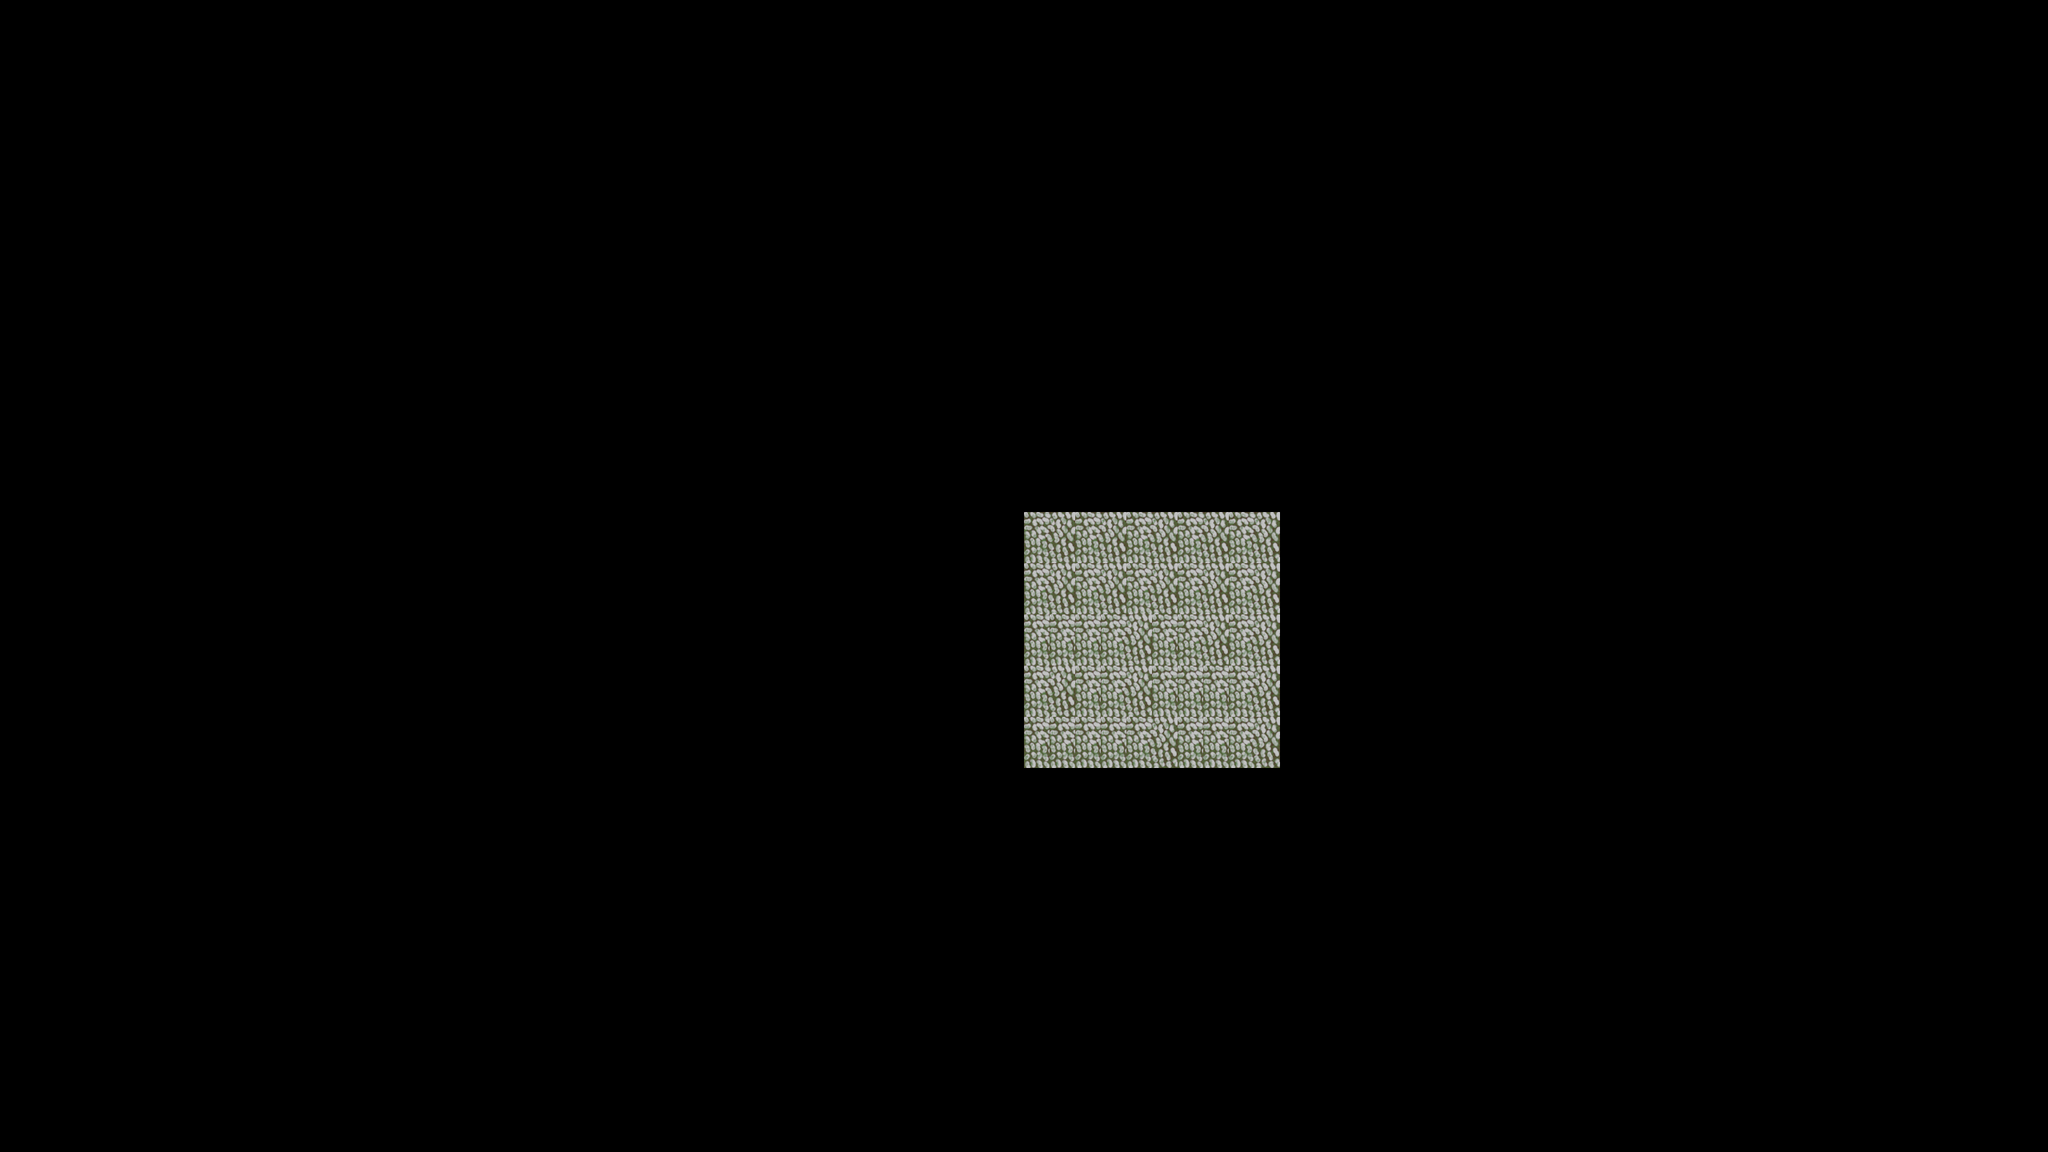

This is a level from a 2D game, rendered from its Tiled map with the project's own tilesets. A one-line summary and the complete map file follow:
An orthogonal 80x45 tile map with 32x32 px tiles, 1 tile layer (Tile Layer 1).

<map version="1.10" tiledversion="1.11.0" orientation="orthogonal" renderorder="right-down" width="80" height="45" tilewidth="32" tileheight="32" infinite="0" nextlayerid="2" nextobjectid="1">
 <tileset firstgid="1" source="../map-tiles/walking_ground.tsx" />
 <layer id="1" name="Tile Layer 1" width="80" height="45">
  <data encoding="csv">
0,0,0,0,0,0,0,0,0,0,0,0,0,0,0,0,0,0,0,0,0,0,0,0,0,0,0,0,0,0,0,0,0,0,0,0,0,0,0,0,0,0,0,0,0,0,0,0,0,0,0,0,0,0,0,0,0,0,0,0,0,0,0,0,0,0,0,0,0,0,0,0,0,0,0,0,0,0,0,0,
0,0,0,0,0,0,0,0,0,0,0,0,0,0,0,0,0,0,0,0,0,0,0,0,0,0,0,0,0,0,0,0,0,0,0,0,0,0,0,0,0,0,0,0,0,0,0,0,0,0,0,0,0,0,0,0,0,0,0,0,0,0,0,0,0,0,0,0,0,0,0,0,0,0,0,0,0,0,0,0,
0,0,0,0,0,0,0,0,0,0,0,0,0,0,0,0,0,0,0,0,0,0,0,0,0,0,0,0,0,0,0,0,0,0,0,0,0,0,0,0,0,0,0,0,0,0,0,0,0,0,0,0,0,0,0,0,0,0,0,0,0,0,0,0,0,0,0,0,0,0,0,0,0,0,0,0,0,0,0,0,
0,0,0,0,0,0,0,0,0,0,0,0,0,0,0,0,0,0,0,0,0,0,0,0,0,0,0,0,0,0,0,0,0,0,0,0,0,0,0,0,0,0,0,0,0,0,0,0,0,0,0,0,0,0,0,0,0,0,0,0,0,0,0,0,0,0,0,0,0,0,0,0,0,0,0,0,0,0,0,0,
0,0,0,0,0,0,0,0,0,0,0,0,0,0,0,0,0,0,0,0,0,0,0,0,0,0,0,0,0,0,0,0,0,0,0,0,0,0,0,0,0,0,0,0,0,0,0,0,0,0,0,0,0,0,0,0,0,0,0,0,0,0,0,0,0,0,0,0,0,0,0,0,0,0,0,0,0,0,0,0,
0,0,0,0,0,0,0,0,0,0,0,0,0,0,0,0,0,0,0,0,0,0,0,0,0,0,0,0,0,0,0,0,0,0,0,0,0,0,0,0,0,0,0,0,0,0,0,0,0,0,0,0,0,0,0,0,0,0,0,0,0,0,0,0,0,0,0,0,0,0,0,0,0,0,0,0,0,0,0,0,
0,0,0,0,0,0,0,0,0,0,0,0,0,0,0,0,0,0,0,0,0,0,0,0,0,0,0,0,0,0,0,0,0,0,0,0,0,0,0,0,0,0,0,0,0,0,0,0,0,0,0,0,0,0,0,0,0,0,0,0,0,0,0,0,0,0,0,0,0,0,0,0,0,0,0,0,0,0,0,0,
0,0,0,0,0,0,0,0,0,0,0,0,0,0,0,0,0,0,0,0,0,0,0,0,0,0,0,0,0,0,0,0,0,0,0,0,0,0,0,0,0,0,0,0,0,0,0,0,0,0,0,0,0,0,0,0,0,0,0,0,0,0,0,0,0,0,0,0,0,0,0,0,0,0,0,0,0,0,0,0,
0,0,0,0,0,0,0,0,0,0,0,0,0,0,0,0,0,0,0,0,0,0,0,0,0,0,0,0,0,0,0,0,0,0,0,0,0,0,0,0,0,0,0,0,0,0,0,0,0,0,0,0,0,0,0,0,0,0,0,0,0,0,0,0,0,0,0,0,0,0,0,0,0,0,0,0,0,0,0,0,
0,0,0,0,0,0,0,0,0,0,0,0,0,0,0,0,0,0,0,0,0,0,0,0,0,0,0,0,0,0,0,0,0,0,0,0,0,0,0,0,0,0,0,0,0,0,0,0,0,0,0,0,0,0,0,0,0,0,0,0,0,0,0,0,0,0,0,0,0,0,0,0,0,0,0,0,0,0,0,0,
0,0,0,0,0,0,0,0,0,0,0,0,0,0,0,0,0,0,0,0,0,0,0,0,0,0,0,0,0,0,0,0,0,0,0,0,0,0,0,0,0,0,0,0,0,0,0,0,0,0,0,0,0,0,0,0,0,0,0,0,0,0,0,0,0,0,0,0,0,0,0,0,0,0,0,0,0,0,0,0,
0,0,0,0,0,0,0,0,0,0,0,0,0,0,0,0,0,0,0,0,0,0,0,0,0,0,0,0,0,0,0,0,0,0,0,0,0,0,0,0,0,0,0,0,0,0,0,0,0,0,0,0,0,0,0,0,0,0,0,0,0,0,0,0,0,0,0,0,0,0,0,0,0,0,0,0,0,0,0,0,
0,0,0,0,0,0,0,0,0,0,0,0,0,0,0,0,0,0,0,0,0,0,0,0,0,0,0,0,0,0,0,0,0,0,0,0,0,0,0,0,0,0,0,0,0,0,0,0,0,0,0,0,0,0,0,0,0,0,0,0,0,0,0,0,0,0,0,0,0,0,0,0,0,0,0,0,0,0,0,0,
0,0,0,0,0,0,0,0,0,0,0,0,0,0,0,0,0,0,0,0,0,0,0,0,0,0,0,0,0,0,0,0,0,0,0,0,0,0,0,0,0,0,0,0,0,0,0,0,0,0,0,0,0,0,0,0,0,0,0,0,0,0,0,0,0,0,0,0,0,0,0,0,0,0,0,0,0,0,0,0,
0,0,0,0,0,0,0,0,0,0,0,0,0,0,0,0,0,0,0,0,0,0,0,0,0,0,0,0,0,0,0,0,0,0,0,0,0,0,0,0,0,0,0,0,0,0,0,0,0,0,0,0,0,0,0,0,0,0,0,0,0,0,0,0,0,0,0,0,0,0,0,0,0,0,0,0,0,0,0,0,
0,0,0,0,0,0,0,0,0,0,0,0,0,0,0,0,0,0,0,0,0,0,0,0,0,0,0,0,0,0,0,0,0,0,0,0,0,0,0,0,0,0,0,0,0,0,0,0,0,0,0,0,0,0,0,0,0,0,0,0,0,0,0,0,0,0,0,0,0,0,0,0,0,0,0,0,0,0,0,0,
0,0,0,0,0,0,0,0,0,0,0,0,0,0,0,0,0,0,0,0,0,0,0,0,0,0,0,0,0,0,0,0,0,0,0,0,0,0,0,0,0,0,0,0,0,0,0,0,0,0,0,0,0,0,0,0,0,0,0,0,0,0,0,0,0,0,0,0,0,0,0,0,0,0,0,0,0,0,0,0,
0,0,0,0,0,0,0,0,0,0,0,0,0,0,0,0,0,0,0,0,0,0,0,0,0,0,0,0,0,0,0,0,0,0,0,0,0,0,0,0,0,0,0,0,0,0,0,0,0,0,0,0,0,0,0,0,0,0,0,0,0,0,0,0,0,0,0,0,0,0,0,0,0,0,0,0,0,0,0,0,
0,0,0,0,0,0,0,0,0,0,0,0,0,0,0,0,0,0,0,0,0,0,0,0,0,0,0,0,0,0,0,0,0,0,0,0,0,0,0,0,0,0,0,0,0,0,0,0,0,0,0,0,0,0,0,0,0,0,0,0,0,0,0,0,0,0,0,0,0,0,0,0,0,0,0,0,0,0,0,0,
0,0,0,0,0,0,0,0,0,0,0,0,0,0,0,0,0,0,0,0,0,0,0,0,0,0,0,0,0,0,0,0,0,0,0,0,0,0,0,0,0,0,0,0,0,0,0,0,0,0,0,0,0,0,0,0,0,0,0,0,0,0,0,0,0,0,0,0,0,0,0,0,0,0,0,0,0,0,0,0,
0,0,0,0,0,0,0,0,0,0,0,0,0,0,0,0,0,0,0,0,0,0,0,0,0,0,0,0,0,0,0,0,0,0,0,0,0,0,0,0,0,0,0,0,0,0,0,0,0,0,0,0,0,0,0,0,0,0,0,0,0,0,0,0,0,0,0,0,0,0,0,0,0,0,0,0,0,0,0,0,
0,0,0,0,0,0,0,0,0,0,0,0,0,0,0,0,0,0,0,0,0,0,0,0,0,0,0,0,0,0,0,0,0,0,0,0,0,0,0,0,1,0,1,0,1,0,1,0,1,0,0,0,0,0,0,0,0,0,0,0,0,0,0,0,0,0,0,0,0,0,0,0,0,0,0,0,0,0,0,0,
0,0,0,0,0,0,0,0,0,0,0,0,0,0,0,0,0,0,0,0,0,0,0,0,0,0,0,0,0,0,0,0,0,0,0,0,0,0,0,0,0,0,0,0,0,0,0,0,0,0,0,0,0,0,0,0,0,0,0,0,0,0,0,0,0,0,0,0,0,0,0,0,0,0,0,0,0,0,0,0,
0,0,0,0,0,0,0,0,0,0,0,0,0,0,0,0,0,0,0,0,0,0,0,0,0,0,0,0,0,0,0,0,0,0,0,0,0,0,0,0,1,0,1,0,1,0,1,0,1,0,0,0,0,0,0,0,0,0,0,0,0,0,0,0,0,0,0,0,0,0,0,0,0,0,0,0,0,0,0,0,
0,0,0,0,0,0,0,0,0,0,0,0,0,0,0,0,0,0,0,0,0,0,0,0,0,0,0,0,0,0,0,0,0,0,0,0,0,0,0,0,0,0,0,0,0,0,0,0,0,0,0,0,0,0,0,0,0,0,0,0,0,0,0,0,0,0,0,0,0,0,0,0,0,0,0,0,0,0,0,0,
0,0,0,0,0,0,0,0,0,0,0,0,0,0,0,0,0,0,0,0,0,0,0,0,0,0,0,0,0,0,0,0,0,0,0,0,0,0,0,0,1,1,1,1,0,1,1,0,1,0,0,0,0,0,0,0,0,0,0,0,0,0,0,0,0,0,0,0,0,0,0,0,0,0,0,0,0,0,0,0,
0,0,0,0,0,0,0,0,0,0,0,0,0,0,0,0,0,0,0,0,0,0,0,0,0,0,0,0,0,0,0,0,0,0,0,0,0,0,0,0,0,0,0,0,0,0,0,0,0,0,0,0,0,0,0,0,0,0,0,0,0,0,0,0,0,0,0,0,0,0,0,0,0,0,0,0,0,0,0,0,
0,0,0,0,0,0,0,0,0,0,0,0,0,0,0,0,0,0,0,0,0,0,0,0,0,0,0,0,0,0,0,0,0,0,0,0,0,0,0,0,1,0,1,1,0,1,1,1,1,0,0,0,0,0,0,0,0,0,0,0,0,0,0,0,0,0,0,0,0,0,0,0,0,0,0,0,0,0,0,0,
0,0,0,0,0,0,0,0,0,0,0,0,0,0,0,0,0,0,0,0,0,0,0,0,0,0,0,0,0,0,0,0,0,0,0,0,0,0,0,0,0,0,0,0,0,0,0,0,0,0,0,0,0,0,0,0,0,0,0,0,0,0,0,0,0,0,0,0,0,0,0,0,0,0,0,0,0,0,0,0,
0,0,0,0,0,0,0,0,0,0,0,0,0,0,0,0,0,0,0,0,0,0,0,0,0,0,0,0,0,0,0,0,0,0,0,0,0,0,0,0,1,1,1,1,1,0,1,1,1,0,0,0,0,0,0,0,0,0,0,0,0,0,0,0,0,0,0,0,0,0,0,0,0,0,0,0,0,0,0,0,
0,0,0,0,0,0,0,0,0,0,0,0,0,0,0,0,0,0,0,0,0,0,0,0,0,0,0,0,0,0,0,0,0,0,0,0,0,0,0,0,0,0,0,0,0,0,0,0,0,0,0,0,0,0,0,0,0,0,0,0,0,0,0,0,0,0,0,0,0,0,0,0,0,0,0,0,0,0,0,0,
0,0,0,0,0,0,0,0,0,0,0,0,0,0,0,0,0,0,0,0,0,0,0,0,0,0,0,0,0,0,0,0,0,0,0,0,0,0,0,0,0,0,0,0,0,0,0,0,0,0,0,0,0,0,0,0,0,0,0,0,0,0,0,0,0,0,0,0,0,0,0,0,0,0,0,0,0,0,0,0,
0,0,0,0,0,0,0,0,0,0,0,0,0,0,0,0,0,0,0,0,0,0,0,0,0,0,0,0,0,0,0,0,0,0,0,0,0,0,0,0,0,0,0,0,0,0,0,0,0,0,0,0,0,0,0,0,0,0,0,0,0,0,0,0,0,0,0,0,0,0,0,0,0,0,0,0,0,0,0,0,
0,0,0,0,0,0,0,0,0,0,0,0,0,0,0,0,0,0,0,0,0,0,0,0,0,0,0,0,0,0,0,0,0,0,0,0,0,0,0,0,0,0,0,0,0,0,0,0,0,0,0,0,0,0,0,0,0,0,0,0,0,0,0,0,0,0,0,0,0,0,0,0,0,0,0,0,0,0,0,0,
0,0,0,0,0,0,0,0,0,0,0,0,0,0,0,0,0,0,0,0,0,0,0,0,0,0,0,0,0,0,0,0,0,0,0,0,0,0,0,0,0,0,0,0,0,0,0,0,0,0,0,0,0,0,0,0,0,0,0,0,0,0,0,0,0,0,0,0,0,0,0,0,0,0,0,0,0,0,0,0,
0,0,0,0,0,0,0,0,0,0,0,0,0,0,0,0,0,0,0,0,0,0,0,0,0,0,0,0,0,0,0,0,0,0,0,0,0,0,0,0,0,0,0,0,0,0,0,0,0,0,0,0,0,0,0,0,0,0,0,0,0,0,0,0,0,0,0,0,0,0,0,0,0,0,0,0,0,0,0,0,
0,0,0,0,0,0,0,0,0,0,0,0,0,0,0,0,0,0,0,0,0,0,0,0,0,0,0,0,0,0,0,0,0,0,0,0,0,0,0,0,0,0,0,0,0,0,0,0,0,0,0,0,0,0,0,0,0,0,0,0,0,0,0,0,0,0,0,0,0,0,0,0,0,0,0,0,0,0,0,0,
0,0,0,0,0,0,0,0,0,0,0,0,0,0,0,0,0,0,0,0,0,0,0,0,0,0,0,0,0,0,0,0,0,0,0,0,0,0,0,0,0,0,0,0,0,0,0,0,0,0,0,0,0,0,0,0,0,0,0,0,0,0,0,0,0,0,0,0,0,0,0,0,0,0,0,0,0,0,0,0,
0,0,0,0,0,0,0,0,0,0,0,0,0,0,0,0,0,0,0,0,0,0,0,0,0,0,0,0,0,0,0,0,0,0,0,0,0,0,0,0,0,0,0,0,0,0,0,0,0,0,0,0,0,0,0,0,0,0,0,0,0,0,0,0,0,0,0,0,0,0,0,0,0,0,0,0,0,0,0,0,
0,0,0,0,0,0,0,0,0,0,0,0,0,0,0,0,0,0,0,0,0,0,0,0,0,0,0,0,0,0,0,0,0,0,0,0,0,0,0,0,0,0,0,0,0,0,0,0,0,0,0,0,0,0,0,0,0,0,0,0,0,0,0,0,0,0,0,0,0,0,0,0,0,0,0,0,0,0,0,0,
0,0,0,0,0,0,0,0,0,0,0,0,0,0,0,0,0,0,0,0,0,0,0,0,0,0,0,0,0,0,0,0,0,0,0,0,0,0,0,0,0,0,0,0,0,0,0,0,0,0,0,0,0,0,0,0,0,0,0,0,0,0,0,0,0,0,0,0,0,0,0,0,0,0,0,0,0,0,0,0,
0,0,0,0,0,0,0,0,0,0,0,0,0,0,0,0,0,0,0,0,0,0,0,0,0,0,0,0,0,0,0,0,0,0,0,0,0,0,0,0,0,0,0,0,0,0,0,0,0,0,0,0,0,0,0,0,0,0,0,0,0,0,0,0,0,0,0,0,0,0,0,0,0,0,0,0,0,0,0,0,
0,0,0,0,0,0,0,0,0,0,0,0,0,0,0,0,0,0,0,0,0,0,0,0,0,0,0,0,0,0,0,0,0,0,0,0,0,0,0,0,0,0,0,0,0,0,0,0,0,0,0,0,0,0,0,0,0,0,0,0,0,0,0,0,0,0,0,0,0,0,0,0,0,0,0,0,0,0,0,0,
0,0,0,0,0,0,0,0,0,0,0,0,0,0,0,0,0,0,0,0,0,0,0,0,0,0,0,0,0,0,0,0,0,0,0,0,0,0,0,0,0,0,0,0,0,0,0,0,0,0,0,0,0,0,0,0,0,0,0,0,0,0,0,0,0,0,0,0,0,0,0,0,0,0,0,0,0,0,0,0,
0,0,0,0,0,0,0,0,0,0,0,0,0,0,0,0,0,0,0,0,0,0,0,0,0,0,0,0,0,0,0,0,0,0,0,0,0,0,0,0,0,0,0,0,0,0,0,0,0,0,0,0,0,0,0,0,0,0,0,0,0,0,0,0,0,0,0,0,0,0,0,0,0,0,0,0,0,0,0,0
</data>
 </layer>
</map>
